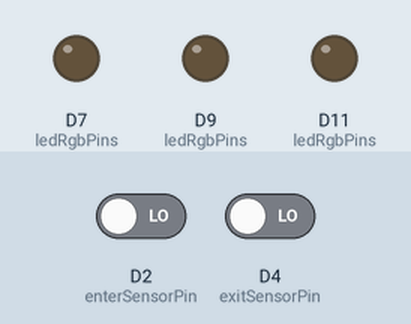
Bench run of a program on a simulated Arduino MKR. Shown: output pins drawn as LEDs (lit = HIGH). Dashed ring = blinking. The inputs (shaded band) are chosen by the test bench; at power-on: D2 (enterSensorPin) LOW, D4 (exitSensorPin) LOW.

Above: at 1.3 s.
1.4 s: D2 (enterSensorPin) driven HIGH
At 2.3 s:
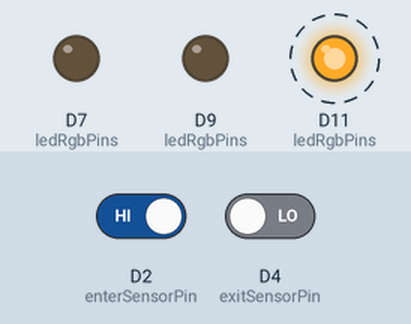
4.4 s: D4 (exitSensorPin) driven HIGH
At 4.8 s:
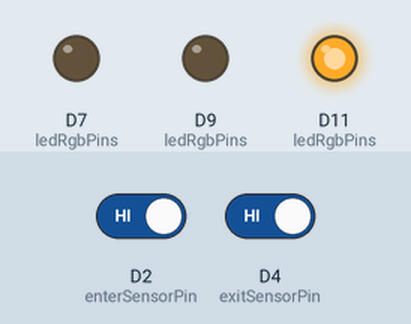
Timing chart, 0 to 7.4 s (numbered marks = the images above; inputs shaded):
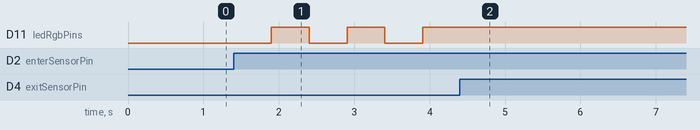

Measured:
- after the input at 1.4 s, D11 (ledRgbPins): alternates HIGH for 0.50 s and LOW for 0.50 s, starting after 0.50 s
- after the input at 4.4 s, D11 (ledRgbPins): stops changing and stays HIGH

The program:

main.cpp
```cpp
#include "header.h"
#include "Context.h"

/* Definizione pin */
const byte enterSensorPin = 2;
const byte exitSensorPin = 4;
const byte ledRgbPins[3] = { 11, 9, 7 };

// Global variables
Context* context;

void setup() {;
    context = new Context(
        new IdleState(),
		new MovementSensor(enterSensorPin),
		new MovementSensor(exitSensorPin),
		new LedRgb(ledRgbPins)
    );

    Serial.begin(9600);
}

void loop() {
	context->request();
}
```

Context.h
```cpp
#ifndef CONTEXT_H
#define CONTEXT_H

#include "header.h"
#include "LedRgb.h"
#include "MovementSensor.h"
#include "State.h"

class State;

class Context {
public:
    /** @brief Constructor for Context class */
    Context(
        State* contextState,
        MovementSensor* enterSensor,
        MovementSensor* exitSensor,
        LedRgb* ledRgb
    );

    /**
     * @brief Funzione per ottenere il sensore di ingresso
     * @return il sensore di ingresso
     */
    MovementSensor* getEnterSensor() { return this->_enterSensor; }

    /**
     * @brief Funzione per ottenere il sensore di uscita
     * @return il sensore di uscita
     */
    MovementSensor* getExitSensor() { return this->_exitSensor; }

    /**
     * @brief Funzione per ottenere il LED RGB
     * @return il LED RGB
     */
    LedRgb* getLedRgb() { return this->_ledRgb; }

    /**
     * @brief Funzione per ottenere l'output del contesto
     * @return l'output del contesto
     */
    Output getContextOutput() const { return this->_contextOutput; };

    /**
     * @brief Funzione per impostare l'output del contesto
     * @param output output del contesto
     */
    void setContextOutput(Output output) { this->_contextOutput = output; };

    /**
     * @brief Funzione per ottenere lo stato del contesto
     * @return lo stato del contesto
     */
    State* getContextState() { return this->_contextState; }

    /**
     * @brief Funzione per impostare lo stato del contesto
     * @param state stato del contesto
     */
    void setContextState(State* state) { this->_contextState = state; }

    /**
     * @brief Funzione per ottenere il numero di persone nel contesto
     * @return numero di persone
     */
    int getPeopleCount() { return this->_peopleCount; }

    /** @brief Funzione per incrementare il numero di persone nel contesto */
    void incrementPeopleCount() { this->_peopleCount++; }

    /** @brief Funzione per decrementare il numero di persone nel contesto */
    void decrementPeopleCount() { this->_peopleCount--; }

    /** @brief Funzione per gestire il flusso di operazioni del progetto */
    void request();
private:
    int _peopleCount;
    Output _contextOutput;
    State* _contextState;
    MovementSensor* _enterSensor;
    MovementSensor* _exitSensor;
    LedRgb* _ledRgb;
};
#endif // CONTEXT_H
```

LedRgb.h
```cpp
#ifndef LED_RGB_H
#define LED_RGB_H

#include "header.h"

// Colori RGB per diversi stati
const byte errorRgb[3] = { 255, 0, 0 };
const byte exitRgb[3] = { 0, 0, 255 };
const byte enterRgb[3] = { 0, 255, 0 };
const byte clearRgb[3] = { 0, 0, 0 };

class LedRgb
{
private:
    byte _pins[3];
    byte _rgbValues[3];

    /** @brief Cambia il colore del LED RGB. */
    void changeLedColor(const byte rgbValues[3]);
public:
    /** @brief Costruttore classe LedRGB */
    LedRgb(const byte pins[3]);

    /**
    * @brief Restituisce il pin a cui è collegato il LED RGB.
    * @return Pin a cui è collegato il LED RGB.
    */
    unsigned char* getPins();

    /**
    * @brief Restituisce i valori RGB del LED RGB.
    * @return Valori RGB del LED RGB.
    */
    unsigned char* getRgbValues();

    /** @brief Imposta i colori del LED RGB in caso di errore. */
    void setErrorColors();

    /** @brief Imposta i colori del LED RGB in caso di uscita. */
    void setExitColors();

    /** @brief Imposta i colori del LED RGB in caso di entrata. */
    void setEnterColors();

    /** @brief Spegne il LED RGB. */
    void clearColors();
};

#endif // LED_H
```

MovementSensor.h
```cpp
#ifndef MOVEMENT_SENSOR_H
#define MOVEMENT_SENSOR_H

#include "header.h"

class MovementSensor
{
private:
    const byte _pin;
    Reading _lastReading;

public:
    /**
    * @brief Costruttore classe del sensore a raggi infrarossi
    * @param pin numero pin dove il sensore è stato inserito
    */
    MovementSensor(byte pin);

    /**
    * @brief Funzione per lettura del pin del sensore
    * @return pin del sensore
    */
    const byte getPin();

    /**
     * @brief Funzione per la lettura dello stato del sensore
     * @return stato del sensore
     */
    const Reading getLastReading();

    /** @brief Legge lo stato del sensore di movimento */
    bool isHigh();

    /**
     * @brief Aggiorna l'ultimo stato del sensore
     * @param lastReading ultimo stato del sensore
     */
    void updateLastState(Reading lastReading);
};
#endif //MOVEMENT_SENSOR_H
```

State.h
```cpp
#ifndef STATE_H
#define STATE_H

#include "Context.h"
#include "MovementSensor.h"

class Context;

class State {
protected:
    unsigned long _lastTime = millis();
    Reading _lastReading;
    const unsigned int _delayDebounce = 500;
public:
    /**
     * @brief Constructor for State class
     * @param context Pointer to the Context object.
     */
    State();

    /**
     * @brief Funzione per la gestione dei cambi di stato
     * @param context
    */
    virtual void handle(Context* ctx) = 0;
};

/** @brief Classe per rappresentare lo stato di inattività. */
class IdleState: public State {
public:
	void handle(Context* ctx);
};

/** @brief Classe per rappresentare lo stato di attesa */
class WaitingForTransition: public State {
public:
    void handle(Context* ctx);
};

/** @brief Classe per rappresentare lo stato di ingresso */
class EnterState: public State {
public:
	void handle(Context* ctx);
};

/** @brief Classe per rappresentare lo stato di uscita */
class ExitState: public State {
public:
	void handle(Context* ctx);
};

/** @brief Classe per rappresentare lo stato di errore */
class ErrorState: public State {
public:
    void handle(Context* ctx);
};

#endif // STATE_H
```

header.h
```cpp
#ifndef HEADER_H
#define HEADER_H

#include <Arduino.h>

// Stati del sensore.
enum class Reading { Read, Idle };

/**
 * @enum Output
 * @brief Stati di output per controllare l'attuatore (LED RGB).
 */
enum class Output { Off, Enter, Exit, Error };
#endif //HEADER_H
```

Context.cpp
```cpp
#include "Context.h"

Context::Context(
    State* contextState,
    MovementSensor* enterSensor, MovementSensor* exitSensor,
    LedRgb* ledRgb
)
    : _peopleCount(0), _contextOutput(Output::Off), _contextState(contextState),
    _enterSensor(enterSensor), _exitSensor(exitSensor), _ledRgb(ledRgb) {}

void Context::request() {
    State* ctxState = this->getContextState();
	ctxState->handle(this);

    LedRgb* ledRgb = this->_ledRgb;
	switch (this->getContextOutput())
	{
		case Output::Enter:
			ledRgb->setEnterColors();
			break;
		case Output::Exit:
			ledRgb->setExitColors();
			break;
        case Output::Error:
            ledRgb->setErrorColors();
            break;
        default:
            break;
	}
}
```

LedRgb.cpp
```cpp
#include "LedRgb.h"

LedRgb::LedRgb(const byte pins[3])
{
    for (int i = 0; i < 3; ++i) {
        this->_pins[i] = pins[i];
        pinMode(this->_pins[i], OUTPUT);
    }
};

byte* LedRgb::getPins() { return this->_pins; };
byte* LedRgb::getRgbValues() { return this->_rgbValues; };

void LedRgb::changeLedColor(const byte rgbValues[3])
{
	for(unsigned char i = 0; i < 3; i++) {
		this->_rgbValues[i] = rgbValues[i];
		analogWrite(this->_pins[i], rgbValues[i]);
	}
}

void LedRgb::setErrorColors() { changeLedColor(errorRgb); }
void LedRgb::setExitColors() { changeLedColor(exitRgb); }
void LedRgb::setEnterColors() { changeLedColor(enterRgb); }
void LedRgb::clearColors() { changeLedColor(clearRgb); }
```

MovementSensor.cpp
```cpp
#include "MovementSensor.h"

MovementSensor::MovementSensor(byte pin): _pin(pin) {
    pinMode(pin, INPUT);
};

const byte MovementSensor::getPin() {
    return this->_pin;
}

const Reading MovementSensor::getLastReading() {
	return this->_lastReading;
}

bool MovementSensor::isHigh() { return digitalRead(this->_pin) == HIGH; }

void MovementSensor::updateLastState(Reading lastReading) {
	this->_lastReading = lastReading;
}
```

EnterState.cpp
```cpp
#include "State.h"

void EnterState::handle(Context* ctx)
{
    ctx->setContextOutput(Output::Enter);
    ctx->incrementPeopleCount();

    Serial.println(String(ctx->getPeopleCount()));

    MovementSensor* enterSensor = ctx->getEnterSensor();
    MovementSensor* exitSensor = ctx->getExitSensor();

    enterSensor->updateLastState(Reading::Read);
    exitSensor->updateLastState(Reading::Read);

    this->_lastTime = millis();
    ctx->setContextState(new IdleState());
}
```

ErrorState.cpp
```cpp
#include "State.h"

void ErrorState::handle(Context* ctx) {
	ctx->setContextOutput(Output::Error);
	this->_lastTime = millis();
	ctx->setContextState(new IdleState());
};
```

ExitState.cpp
```cpp
#include "State.h"

void ExitState::handle(Context* ctx)
{
	LedRgb* ledRgb = ctx->getLedRgb();
    ledRgb->setErrorColors();

    ctx->setContextOutput(Output::Exit);
    ctx->decrementPeopleCount();

    Serial.println(String(ctx->getPeopleCount()));

    MovementSensor* enterSensor = ctx->getEnterSensor();
    MovementSensor* exitSensor = ctx->getExitSensor();

    enterSensor->updateLastState(Reading::Read);
    exitSensor->updateLastState(Reading::Read);

    this->_lastTime = millis();
    ctx->setContextState(new IdleState());
}
```

IdleState.cpp
```cpp
#include "State.h"

void IdleState::handle(Context* ctx)
{
	if(millis() - this->_lastTime <= this->_delayDebounce) return;
	ctx->setContextOutput(Output::Off);

	LedRgb* ledRgb = ctx->getLedRgb();
	ledRgb->clearColors();

	MovementSensor* enterSensor = ctx->getEnterSensor();
	MovementSensor* exitSensor = ctx->getExitSensor();

    enterSensor->updateLastState(Reading::Idle);
    exitSensor->updateLastState(Reading::Idle);

	bool isEnterHigh = enterSensor->isHigh();
	bool isExitHigh = exitSensor->isHigh();

	if (isEnterHigh || isExitHigh) {
		this->_lastTime = millis();

		if (isExitHigh && ctx->getPeopleCount() <= 0) {
			ctx->setContextState(new ErrorState());
		}
		else if(isEnterHigh) {
			enterSensor->updateLastState(Reading::Read);
			ctx->setContextState(new WaitingForTransition());
		}
		else if(isExitHigh) {
			exitSensor->updateLastState(Reading::Read);
			ctx->setContextState(new WaitingForTransition());
		}
	}
};
```

State.cpp
```cpp
#include "State.h"

State::State() {};
```

WaitingForTransition.cpp
```cpp
#include "State.h"

void WaitingForTransition::handle(Context* ctx) {
	unsigned long currentTime = millis();
	if(currentTime - this->_lastTime <= this->_delayDebounce) return;

	MovementSensor* enterSensor = ctx->getEnterSensor();
	MovementSensor* exitSensor = ctx->getExitSensor();

	bool isEnterHigh = enterSensor->isHigh();
	bool isExitHigh = exitSensor->isHigh();

	Reading enterSensorLastReading = enterSensor->getLastReading();
	bool isMoreEntries = isEnterHigh && enterSensorLastReading == Reading::Read;

	Reading exitSensorLastReading = exitSensor->getLastReading();
	bool isMoreExits = isExitHigh && exitSensorLastReading == Reading::Read;

	if(!isMoreEntries && !isMoreExits && !isEnterHigh && !isExitHigh) return;

	this->_lastTime = currentTime;

	if(isMoreEntries || isMoreExits) ctx->setContextState(new ErrorState());
	else if (isEnterHigh) ctx->setContextState(new ExitState());
	else if (isExitHigh) ctx->setContextState(new EnterState());
}
```
